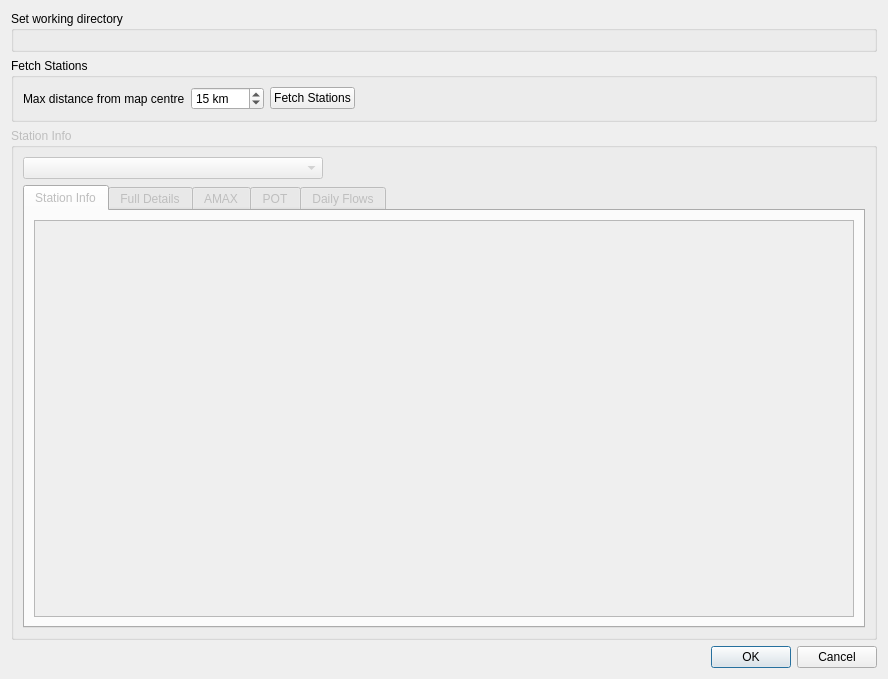
<?xml version="1.0" encoding="UTF-8"?>
<ui version="4.0">
 <class>NrfaViewerDialog</class>
 <widget class="QDialog" name="NrfaViewerDialog">
  <property name="windowModality">
   <enum>Qt::NonModal</enum>
  </property>
  <property name="geometry">
   <rect>
    <x>0</x>
    <y>0</y>
    <width>888</width>
    <height>679</height>
   </rect>
  </property>
  <property name="windowTitle">
   <string>NRFA Station Viewer</string>
  </property>
  <layout class="QVBoxLayout" name="verticalLayout_5">
   <item>
    <widget class="QGroupBox" name="workingDirGroupbox">
     <property name="title">
      <string>Set working directory</string>
     </property>
     <layout class="QVBoxLayout" name="verticalLayout_2">
      <item>
       <widget class="QgsFileWidget" name="workingDirFileWidget"/>
      </item>
     </layout>
    </widget>
   </item>
   <item>
    <widget class="QGroupBox" name="fetchStationsGroupbox">
     <property name="title">
      <string>Fetch Stations</string>
     </property>
     <layout class="QVBoxLayout" name="verticalLayout_3">
      <item>
       <layout class="QHBoxLayout" name="horizontalLayout">
        <item>
         <widget class="QLabel" name="label_2">
          <property name="text">
           <string>Max distance from map centre</string>
          </property>
         </widget>
        </item>
        <item>
         <widget class="QgsSpinBox" name="maxDistanceSpinbox">
          <property name="enabled">
           <bool>true</bool>
          </property>
          <property name="suffix">
           <string> km</string>
          </property>
          <property name="minimum">
           <number>1</number>
          </property>
          <property name="maximum">
           <number>1000</number>
          </property>
          <property name="singleStep">
           <number>5</number>
          </property>
          <property name="value">
           <number>15</number>
          </property>
         </widget>
        </item>
        <item>
         <widget class="QPushButton" name="fetchStationsBtn">
          <property name="text">
           <string>Fetch Stations</string>
          </property>
         </widget>
        </item>
        <item>
         <spacer name="horizontalSpacer">
          <property name="orientation">
           <enum>Qt::Horizontal</enum>
          </property>
          <property name="sizeHint" stdset="0">
           <size>
            <width>40</width>
            <height>20</height>
           </size>
          </property>
         </spacer>
        </item>
       </layout>
      </item>
     </layout>
    </widget>
   </item>
   <item>
    <widget class="QGroupBox" name="stationInfoGroupbox">
     <property name="enabled">
      <bool>false</bool>
     </property>
     <property name="title">
      <string>Station Info</string>
     </property>
     <layout class="QVBoxLayout" name="verticalLayout_4">
      <item>
       <layout class="QHBoxLayout" name="horizontalLayout_6">
        <item>
         <widget class="QComboBox" name="stationNamesCbox">
          <property name="minimumSize">
           <size>
            <width>300</width>
            <height>0</height>
           </size>
          </property>
         </widget>
        </item>
        <item>
         <spacer name="horizontalSpacer_6">
          <property name="orientation">
           <enum>Qt::Horizontal</enum>
          </property>
          <property name="sizeHint" stdset="0">
           <size>
            <width>40</width>
            <height>20</height>
           </size>
          </property>
         </spacer>
        </item>
       </layout>
      </item>
      <item>
       <widget class="QTabWidget" name="stationTabWidget">
        <property name="currentIndex">
         <number>0</number>
        </property>
        <widget class="QWidget" name="overviewTab">
         <attribute name="title">
          <string>Station Info</string>
         </attribute>
         <layout class="QVBoxLayout" name="verticalLayout">
          <item>
           <widget class="QTextEdit" name="stationInfoTextbox">
            <property name="font">
             <font>
              <family>Courier</family>
              <pointsize>10</pointsize>
             </font>
            </property>
            <property name="lineWrapMode">
             <enum>QTextEdit::NoWrap</enum>
            </property>
           </widget>
          </item>
         </layout>
        </widget>
        <widget class="QWidget" name="fullDetails">
         <attribute name="title">
          <string>Full Details</string>
         </attribute>
         <layout class="QVBoxLayout" name="verticalLayout_6">
          <item>
           <widget class="QTextEdit" name="fullDetailsTextbox">
            <property name="font">
             <font>
              <family>Courier</family>
              <pointsize>10</pointsize>
             </font>
            </property>
            <property name="lineWrapMode">
             <enum>QTextEdit::NoWrap</enum>
            </property>
           </widget>
          </item>
         </layout>
        </widget>
        <widget class="QWidget" name="amaxTab">
         <attribute name="title">
          <string>AMAX</string>
         </attribute>
         <layout class="QVBoxLayout" name="verticalLayout_7">
          <item>
           <widget class="QTextEdit" name="amaxSummaryTextbox">
            <property name="maximumSize">
             <size>
              <width>16777215</width>
              <height>150</height>
             </size>
            </property>
            <property name="font">
             <font>
              <family>Courier</family>
              <pointsize>10</pointsize>
             </font>
            </property>
            <property name="lineWrapMode">
             <enum>QTextEdit::NoWrap</enum>
            </property>
           </widget>
          </item>
          <item>
           <widget class="QTableWidget" name="amaxResultsTable">
            <property name="sortingEnabled">
             <bool>false</bool>
            </property>
            <attribute name="horizontalHeaderStretchLastSection">
             <bool>true</bool>
            </attribute>
            <column>
             <property name="text">
              <string>Flow</string>
             </property>
            </column>
            <column>
             <property name="text">
              <string>Date - Time</string>
             </property>
            </column>
           </widget>
          </item>
          <item>
           <layout class="QHBoxLayout" name="horizontalLayout_2">
            <item>
             <widget class="QPushButton" name="showAmaxGraphBtn">
              <property name="text">
               <string>Show Graph</string>
              </property>
             </widget>
            </item>
            <item>
             <widget class="QPushButton" name="exportAmaxCsvBtn">
              <property name="text">
               <string>Export CSV</string>
              </property>
             </widget>
            </item>
            <item>
             <spacer name="horizontalSpacer_2">
              <property name="orientation">
               <enum>Qt::Horizontal</enum>
              </property>
              <property name="sizeHint" stdset="0">
               <size>
                <width>40</width>
                <height>20</height>
               </size>
              </property>
             </spacer>
            </item>
           </layout>
          </item>
         </layout>
        </widget>
        <widget class="QWidget" name="potTab">
         <attribute name="title">
          <string>POT</string>
         </attribute>
         <layout class="QVBoxLayout" name="verticalLayout_9">
          <item>
           <widget class="QTextEdit" name="potSummaryTextbox">
            <property name="maximumSize">
             <size>
              <width>16777215</width>
              <height>150</height>
             </size>
            </property>
            <property name="font">
             <font>
              <family>Courier</family>
              <pointsize>10</pointsize>
             </font>
            </property>
            <property name="lineWrapMode">
             <enum>QTextEdit::NoWrap</enum>
            </property>
           </widget>
          </item>
          <item>
           <widget class="QTableWidget" name="potResultsTable">
            <property name="sortingEnabled">
             <bool>true</bool>
            </property>
            <attribute name="horizontalHeaderStretchLastSection">
             <bool>true</bool>
            </attribute>
            <column>
             <property name="text">
              <string>Flow</string>
             </property>
            </column>
            <column>
             <property name="text">
              <string>Date - Time</string>
             </property>
            </column>
           </widget>
          </item>
          <item>
           <layout class="QHBoxLayout" name="horizontalLayout_5">
            <item>
             <widget class="QPushButton" name="showPotGraphBtn">
              <property name="text">
               <string>Show Graph</string>
              </property>
             </widget>
            </item>
            <item>
             <widget class="QPushButton" name="exportPotCsvBtn">
              <property name="text">
               <string>Export CSV</string>
              </property>
             </widget>
            </item>
            <item>
             <spacer name="horizontalSpacer_5">
              <property name="orientation">
               <enum>Qt::Horizontal</enum>
              </property>
              <property name="sizeHint" stdset="0">
               <size>
                <width>40</width>
                <height>20</height>
               </size>
              </property>
             </spacer>
            </item>
           </layout>
          </item>
         </layout>
        </widget>
        <widget class="QWidget" name="dailyFlowsTab">
         <attribute name="title">
          <string>Daily Flows</string>
         </attribute>
         <layout class="QVBoxLayout" name="verticalLayout_8">
          <item>
           <layout class="QHBoxLayout" name="horizontalLayout_3">
            <item>
             <widget class="QLabel" name="label_5">
              <property name="text">
               <string>Select Year</string>
              </property>
             </widget>
            </item>
            <item>
             <widget class="QComboBox" name="dailyFlowsYearCbox">
              <property name="minimumSize">
               <size>
                <width>150</width>
                <height>0</height>
               </size>
              </property>
             </widget>
            </item>
            <item>
             <spacer name="horizontalSpacer_3">
              <property name="orientation">
               <enum>Qt::Horizontal</enum>
              </property>
              <property name="sizeHint" stdset="0">
               <size>
                <width>40</width>
                <height>20</height>
               </size>
              </property>
             </spacer>
            </item>
           </layout>
          </item>
          <item>
           <widget class="QTableWidget" name="dailyFlowsTable">
            <property name="sortingEnabled">
             <bool>true</bool>
            </property>
            <attribute name="horizontalHeaderStretchLastSection">
             <bool>true</bool>
            </attribute>
            <column>
             <property name="text">
              <string>Year</string>
             </property>
            </column>
            <column>
             <property name="text">
              <string>Date</string>
             </property>
            </column>
            <column>
             <property name="text">
              <string>Value</string>
             </property>
            </column>
            <column>
             <property name="text">
              <string>Q Flag</string>
             </property>
            </column>
           </widget>
          </item>
          <item>
           <layout class="QHBoxLayout" name="horizontalLayout_4">
            <item>
             <widget class="QPushButton" name="showDailyFlowsGraphBtn">
              <property name="text">
               <string>Show Graph</string>
              </property>
             </widget>
            </item>
            <item>
             <widget class="QPushButton" name="exportDailyFlowsCsvBtn">
              <property name="text">
               <string>Export CSV</string>
              </property>
             </widget>
            </item>
            <item>
             <widget class="QComboBox" name="dailyFlowExportTypeCbox">
              <property name="minimumSize">
               <size>
                <width>200</width>
                <height>0</height>
               </size>
              </property>
              <item>
               <property name="text">
                <string>Export only this year</string>
               </property>
              </item>
              <item>
               <property name="text">
                <string>Export all years</string>
               </property>
              </item>
             </widget>
            </item>
            <item>
             <spacer name="horizontalSpacer_4">
              <property name="orientation">
               <enum>Qt::Horizontal</enum>
              </property>
              <property name="sizeHint" stdset="0">
               <size>
                <width>40</width>
                <height>20</height>
               </size>
              </property>
             </spacer>
            </item>
           </layout>
          </item>
         </layout>
        </widget>
       </widget>
      </item>
     </layout>
    </widget>
   </item>
   <item>
    <layout class="QHBoxLayout" name="horizontalLayout_7">
     <item>
      <widget class="QLabel" name="statusLabel">
       <property name="text">
        <string/>
       </property>
      </widget>
     </item>
     <item>
      <widget class="QDialogButtonBox" name="buttonBox">
       <property name="orientation">
        <enum>Qt::Horizontal</enum>
       </property>
       <property name="standardButtons">
        <set>QDialogButtonBox::Cancel|QDialogButtonBox::Ok</set>
       </property>
      </widget>
     </item>
    </layout>
   </item>
  </layout>
 </widget>
 <customwidgets>
  <customwidget>
   <class>QgsFileWidget</class>
   <extends>QWidget</extends>
   <header>qgsfilewidget.h</header>
  </customwidget>
  <customwidget>
   <class>QgsSpinBox</class>
   <extends>QSpinBox</extends>
   <header>qgsspinbox.h</header>
  </customwidget>
 </customwidgets>
 <resources/>
 <connections>
  <connection>
   <sender>buttonBox</sender>
   <signal>accepted()</signal>
   <receiver>NrfaViewerDialog</receiver>
   <slot>accept()</slot>
   <hints>
    <hint type="sourcelabel">
     <x>248</x>
     <y>254</y>
    </hint>
    <hint type="destinationlabel">
     <x>157</x>
     <y>274</y>
    </hint>
   </hints>
  </connection>
  <connection>
   <sender>buttonBox</sender>
   <signal>rejected()</signal>
   <receiver>NrfaViewerDialog</receiver>
   <slot>reject()</slot>
   <hints>
    <hint type="sourcelabel">
     <x>316</x>
     <y>260</y>
    </hint>
    <hint type="destinationlabel">
     <x>286</x>
     <y>274</y>
    </hint>
   </hints>
  </connection>
 </connections>
</ui>
